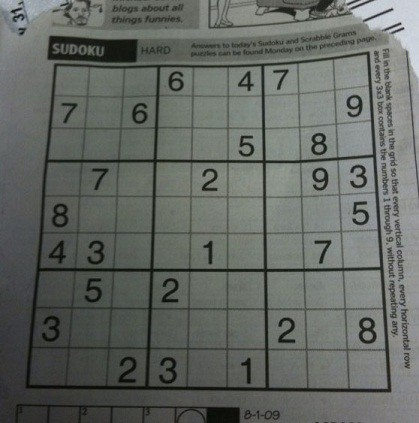
#> input picture Q1/sudoku.jpeg, 419 x 423 px
$ python highboostfilter.py
#> lines starting #> are read from the running program, lines starting #| are printed output that depends on the picture
import cv2
import numpy as np
from matplotlib import pyplot as plt

def highboostfilter(img, sigmaX, sigmaY, ksize, k=2):
	blur = cv2.GaussianBlur(img, ksize=ksize, sigmaX=sigmaX, sigmaY=sigmaY)
	transform = np.uint8((k+1)*np.float32(img) - k*np.float32(blur))
	return transform

img = cv2.imread('sudoku.jpeg',0)
#> img: shape (423, 419); min 3, max 221, mean 101.8

plt.figure(figsize=(6, 6))
plt.subplot(2, 2, 1),plt.imshow(img,cmap = 'gray')
plt.title('Original'), plt.xticks([]), plt.yticks([])
plt.subplot(2, 2, 2),plt.imshow(highboostfilter(img, sigmaX=1.0, sigmaY=1.0, ksize=(5, 5)),cmap = 'gray')
#> in highboostfilter, `transform = np.uint8((k+1)*np.float32(img) - k*np.float32(blur))`:
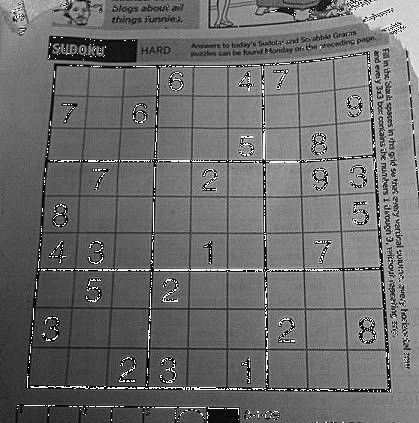
#> transform: shape (423, 419); min 0, max 255, mean 108.2
plt.title('Highboost std=1.0 k=2'), plt.xticks([]), plt.yticks([])
plt.subplot(2, 2, 3),plt.imshow(highboostfilter(img, sigmaX=5.0, sigmaY=5.0, ksize=(5, 5)),cmap = 'gray')
#> call 2 of highboostfilter, with sigmaX = 5, sigmaY = 5, ksize = (5, 5), k = 2
#> in highboostfilter (call 2), `blur = cv2.GaussianBlur(img, ksize=ksize, sigmaX=sigmaX, sigmaY=sigmaY)`:
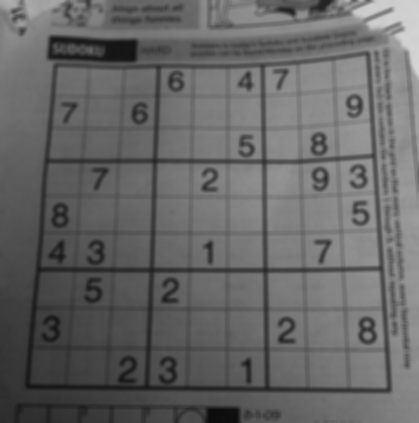
#> blur: shape (423, 419); min 12, max 214, mean 101.8
#> in highboostfilter (call 2), `transform = np.uint8((k+1)*np.float32(img) - k*np.float32(blur))`:
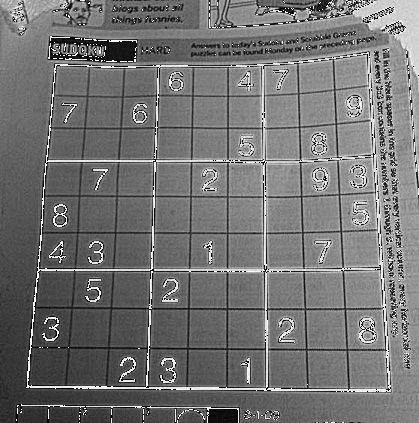
#> transform: shape (423, 419); min 0, max 255, mean 114.7
plt.title('Highboost std=5.0 k=2'), plt.xticks([]), plt.yticks([])
plt.subplot(2, 2, 4),plt.imshow(highboostfilter(img, sigmaX=5.0, sigmaY=5.0, ksize=(5, 5), k=6),cmap = 'gray')
#> call 3 of highboostfilter, with sigmaX = 5, sigmaY = 5, ksize = (5, 5), k = 6
#> in highboostfilter (call 3), `transform = np.uint8((k+1)*np.float32(img) - k*np.float32(blur))`:
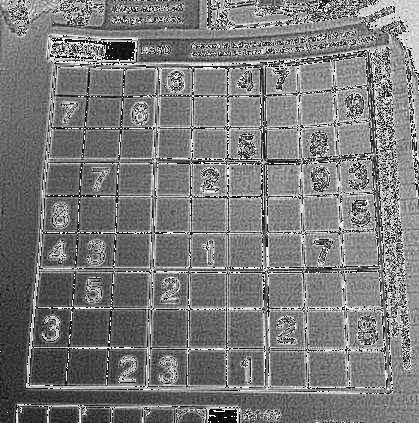
#> transform: shape (423, 419); min 0, max 255, mean 121.8
plt.title('Highboost std=5.0 k=5'), plt.xticks([]), plt.yticks([])

plt.tight_layout()
plt.savefig("highboost.pdf", format="pdf", dpi=500)
